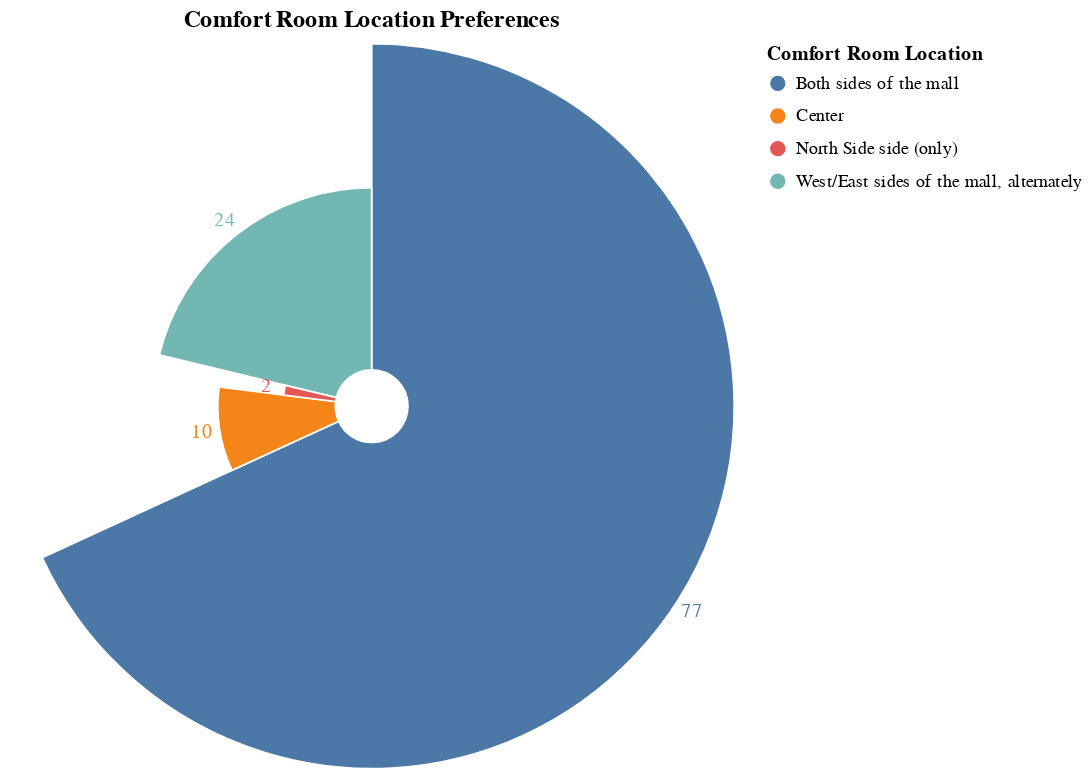

Write notebook code for a chart like this one.
### Code cell
# Reset index to convert location names to a column
plot_df = location_dist_df.reset_index()
plot_df.columns = ['Location', 'Count', 'Percentage (%)']
# Create a radial plot for comfort room locations
radial_chart = alt.Chart(plot_df).encode(
    theta=alt.Theta("Count:Q").stack(True),
    radius=alt.Radius("Count:Q").scale(type="sqrt", zero=True, rangeMin=20),
    color=alt.Color("Location:N", legend=alt.Legend(title="Comfort Room Location")),
    tooltip=['Location', 'Count', 'Percentage (%)']
).properties(
    title='Comfort Room Location Preferences',
    width=400,
    height=400
)
# Create the arc layer
arc_layer = radial_chart.mark_arc(innerRadius=20, stroke="#fff")
# Create the text layer
text_layer = radial_chart.mark_text(radiusOffset=10).encode(text="Count:Q")
# Combine the layers
final_chart = arc_layer + text_layer

final_chart

### Figure 1 — Vega-Lite specification as saved in the notebook (floating-point values rounded to 4 significant figures)
{"config": {"view": {"continuousWidth": 300, "continuousHeight": 300}}, "layer": [{"mark": {"type": "arc", "innerRadius": 20, "stroke": "#fff"}, "encoding": {"color": {"field": "Location", "legend": {"title": "Comfort Room Location"}, "type": "nominal"}, "radius": {"field": "Count", "scale": {"type": "sqrt", "zero": true, "rangeMin": 20}, "type": "quantitative"}, "theta": {"field": "Count", "stack": true, "type": "quantitative"}, "tooltip": [{"field": "Location", "type": "nominal"}, {"field": "Count", "type": "quantitative"}, {"field": "Percentage (%)", "type": "quantitative"}]}, "title": "Comfort Room Location Preferences"}, {"mark": {"type": "text", "radiusOffset": 10}, "encoding": {"color": {"field": "Location", "legend": {"title": "Comfort Room Location"}, "type": "nominal"}, "radius": {"field": "Count", "scale": {"type": "sqrt", "zero": true, "rangeMin": 20}, "type": "quantitative"}, "text": {"field": "Count", "type": "quantitative"}, "theta": {"field": "Count", "stack": true, "type": "quantitative"}, "tooltip": [{"field": "Location", "type": "nominal"}, {"field": "Count", "type": "quantitative"}, {"field": "Percentage (%)", "type": "quantitative"}]}, "title": "Comfort Room Location Preferences"}], "data": {"name": "data-8c569ae941dc6b67fe3f7c850dd432a9"}, "height": 400, "width": 400, "$schema": "https://vega.github.io/schema/vega-lite/v5.20.1.json", "datasets": {"data-8c569ae941dc6b67fe3f7c850dd432a9": [{"Location": "Both sides of the mall", "Count": 77, "Percentage (%)": 68.14}, {"Location": "West/East sides of the mall, alternately", "Count": 24, "Percentage (%)": 21.24}, {"Location": "Center", "Count": 10, "Percentage (%)": 8.85}, {"Location": "North Side side (only)", "Count": 2, "Percentage (%)": 1.77}]}}
